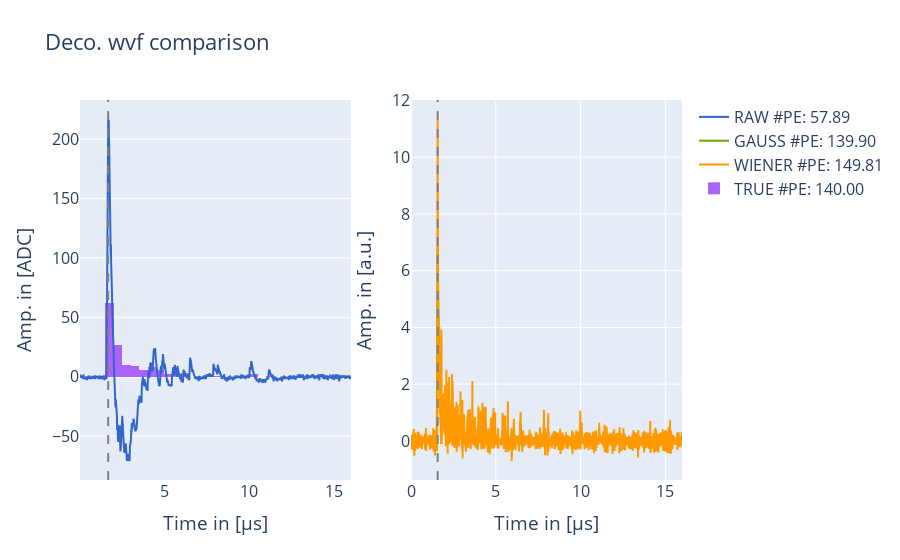

Notebook code cell kept with this figure:
### Markdown cell above
*** VISUALIZE DATA ***

### Code cell
num = np.random.randint(len(raw["RECO"]["WVF"]))
# num = np.where(np.asarray(gauss_dec["RECO"]["CH"]) == 232)[0][0]
print(num)

color_map={"RAW": "#3366CC", "GAUSS": "#66AA00", "WIENER":"#FF9900"}
fig = make_subplots(rows=1, cols=2,subplot_titles=('', ''))

fig.add_trace(go.Scatter(line=dict(color=color_map["RAW"]),name="RAW #PE: %.2f"%(raw["RECO"]["PE"][num]),x=raw["RECO"]["WVF_X"][num],y=raw["RECO"]["WVF"][num]-raw["PEDESTAL"]),col=1,row=1)
fig.add_trace(go.Scatter(line=dict(color=color_map["GAUSS"]),name="GAUSS #PE: %.2f"%(gauss_dec["RECO"]["PE"][num]),x=gauss_dec["RECO"]["WVF_X"][num],y=gauss_dec["RECO"]["WVF"][num]),col=2,row=1)
fig.add_trace(go.Scatter(line=dict(color=color_map["WIENER"]),name="WIENER #PE: %.2f"%(wiener_dec["RECO"]["PE"][num]),x=wiener_dec["RECO"]["WVF_X"][num],y=wiener_dec["RECO"]["WVF"][num]),col=2,row=1)

fig.add_vline(x=raw["RECO"]["T0"][num], line_width=2, line_dash="dash", line_color="gray",col=1)
fig.add_vline(x=gauss_dec["RECO"]["T0"][num], line_width=2, line_dash="dash", line_color="gray",col=2)

try:
    if len(raw["TRUE"]["PETIMES"][num]) > 100:
        fig.add_trace(go.Histogram(name="TRUE #PE: %.2f"%(len(raw["TRUE"]["PETIMES"][num])),x=np.asarray(raw["TRUE"]["PETIMES"][num])+raw["PRETRIGGER"]*raw["SAMPLING"]*1e6),col=1,row=1)
    else:
        fig.add_trace(go.Scatter(mode="markers",line=dict(color="#DC3912"),name="TRUE #PE: %.2f"%(len(raw["TRUE"]["PETIMES"][num])),x=np.asarray(raw["TRUE"]["PETIMES"][num])+raw["PRETRIGGER"]*raw["SAMPLING"]*1e6,y=np.zeros(len(raw["TRUE"]["PETIMES"][num]))),col=1,row=1)
        fig.add_trace(go.Scatter(mode="markers",line=dict(color="#DC3912"),name="TRUE #PE: %.2f"%(len(raw["TRUE"]["PETIMES"][num])),x=np.asarray(raw["TRUE"]["PETIMES"][num])+raw["PRETRIGGER"]*raw["SAMPLING"]*1e6,y=np.zeros(len(raw["TRUE"]["PETIMES"][num]))),col=2,row=1)
except:
    print("WVF WITHOUT TRUE PHOTONS")
    
fig.update_layout(title = "Deco. wvf comparison",xaxis_title  = "Time in [&mu;s]",yaxis_title  = "Amp. in [ADC]",xaxis2_title = "Time in [&mu;s]",yaxis2_title = "Amp. in [a.u.]",)
fig.update_layout(autosize=True,font=dict(size=16))

fig.show()

### Figure 1 — Plotly figure (JSON) as saved in the notebook; plotly's stock layout.template omitted (floating-point values rounded to 4 significant figures; data arrays with more than 128 entries replaced by an {"elided": "..."} marker saying what was removed)
{"data": [{"line": {"color": "#3366CC"}, "name": "RAW #PE: 57.89", "type": "scatter", "x": {"elided": "1000 float values"}, "xaxis": "x", "y": {"elided": "1000 int values"}, "yaxis": "y"}, {"line": {"color": "#66AA00"}, "name": "GAUSS #PE: 139.90", "type": "scatter", "x": {"elided": "1000 float values"}, "xaxis": "x2", "y": {"elided": "1000 float values"}, "yaxis": "y2"}, {"line": {"color": "#FF9900"}, "name": "WIENER #PE: 149.81", "type": "scatter", "x": {"elided": "1000 float values"}, "xaxis": "x2", "y": {"elided": "1000 float values"}, "yaxis": "y2"}, {"name": "TRUE #PE: 140.00", "type": "histogram", "x": {"elided": "140 float values"}, "xaxis": "x", "yaxis": "y"}], "layout": {"autosize": true, "font": {"size": 16}, "shapes": [{"line": {"color": "gray", "dash": "dash", "width": 2}, "type": "line", "x0": 1.68, "x1": 1.68, "xref": "x", "y0": 0, "y1": 1, "yref": "y domain"}, {"line": {"color": "gray", "dash": "dash", "width": 2}, "type": "line", "x0": 1.568, "x1": 1.568, "xref": "x2", "y0": 0, "y1": 1, "yref": "y2 domain"}], "title": {"text": "Deco. wvf comparison"}, "xaxis": {"anchor": "y", "domain": [0, 0.45], "title": {"text": "Time in [&mu;s]"}}, "xaxis2": {"anchor": "y2", "domain": [0.55, 1], "title": {"text": "Time in [&mu;s]"}}, "yaxis": {"anchor": "x", "domain": [0, 1], "title": {"text": "Amp. in [ADC]"}}, "yaxis2": {"anchor": "x2", "domain": [0, 1], "title": {"text": "Amp. in [a.u.]"}}}}
